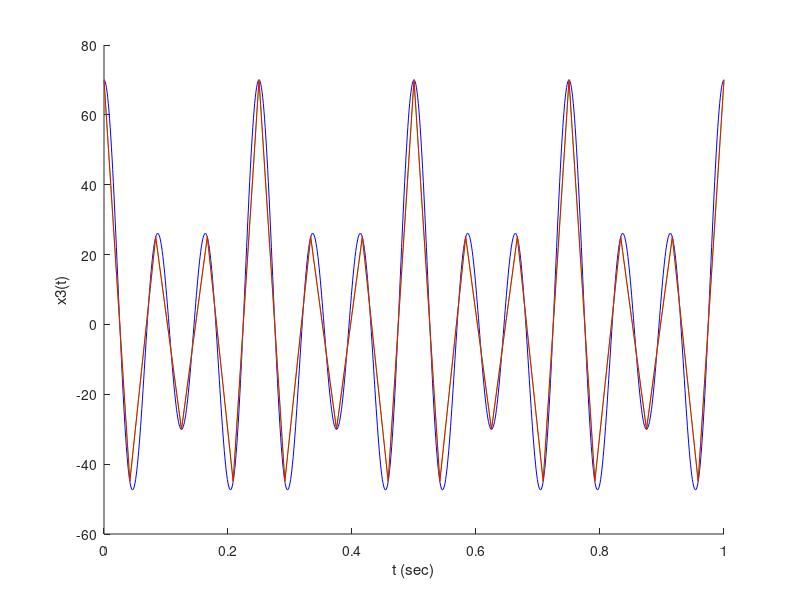

MATLAB code for this plot:
f1 = 4; f2 = 8; f3 = 12;

a1 = 10; a2 = 20; a3 = 40;

t = 0:0.001:1;


x1 = a1*cos(2*pi*f1*t);
% subplot(4, 1, 1)
% plot(t, x1)
% xlabel('t (sec)')
% ylabel('x1(t)')
% title('Cos wave');



x2 = a2*cos(2*pi*f2*t);
% subplot(4, 1, 2)
% plot(t, x2)
% xlabel('t (sec)')
% ylabel('x2(t)')

x3 = a3*cos(2*pi*f3*t);
% subplot(4,1,3)
% plot(t, x3)
% xlabel('t (sec)')
% ylabel('x3(t)');

signal = x1+x2+x3;

%subplot(2,1,1)
hold on
plot(t, signal, 'b')
xlabel('t (sec)')
ylabel('x3(t)');

%sampling
fs = 24;
T = 1/fs;
nmin = 0; nmax = 1/T;
n = nmin:nmax;
com_signal = a1*cos(2*pi*f1*n*T) + a2*cos(2*pi*f2*n*T) + a3*cos(2*pi*f3*n*T);
%subplot(4, 1, 1);
plot(n*T, com_signal, 'g');


%Quantization

bits = 8;
level = 2^bits;
max_val = max(com_signal);
min_val = min(com_signal);

step_size = (max_val-min_val)/level;

new_signal = com_signal/step_size;
new_signal = round(new_signal);
new_signal = new_signal*step_size;
plot(n*T, new_signal, 'r');

